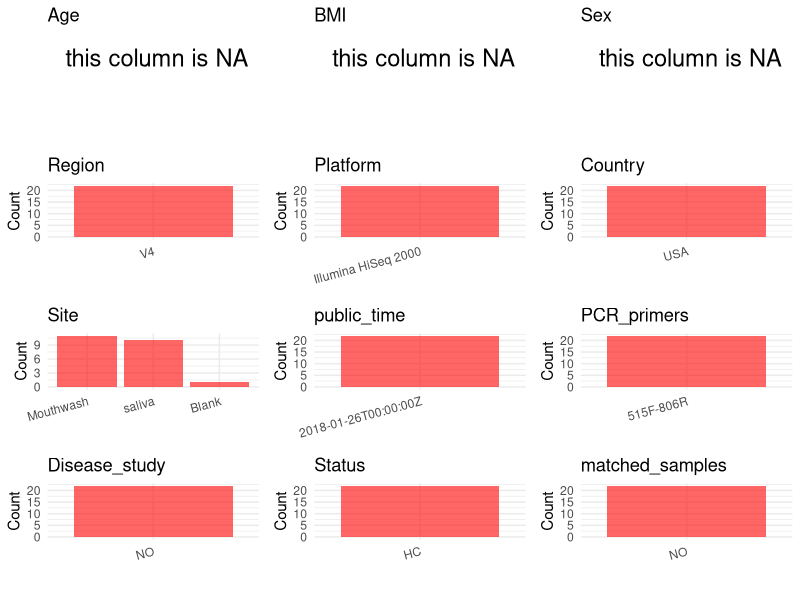

This figure's R source: (Note: this script raises an error after producing the figure.)
## ---- chunk 1
# Load necessary libraries
library(dplyr)
library(ggplot2)
library(cowplot)
library(readxl)

# Set working directory (update this path to your local directory)
setwd("/home/dongbiao/word_embedding_microbiome/all_data/oral/global-oral-microbiome/data/projects/PRJNA431300")

# Read the initial metadata files
initial_meta<-read.csv("SraRunTable.csv")

head(initial_meta)
## ---- chunk 2
# Create a uniform metadata dataframe
metadata <- data.frame(
  BioProject = initial_meta$BioProject,
  Run = initial_meta$Run,
  sample_name = initial_meta$`Sample.Name`,
  Age = NA,
  BMI = NA,
  Sex=NA,
  Region = "V4",
  Platform = initial_meta$Instrument,
  Country = "USA",
  Site = initial_meta$isolation_source,
  public_time = initial_meta$ReleaseDate,
  stringsAsFactors = FALSE
)
metadata<-unique(metadata)
## ---- chunk 3
# Add information obtained from the publication
metadata$PCR_primers <- "515F-806R"
metadata$title <- "Comparison of the oral microbiome in mouthwash and whole saliva samplese"
metadata$Disease_study <- "NO"

# Assign disease status based on sample_name patterns
metadata$Status <- "HC"
metadata$matched_samples <- "NO"
## ---- chunk 4
# Check the number of unique runs and sample names
print(paste("Number of unique runs:", length(unique(metadata$Run))))
print(paste("Number of unique sample names:", length(unique(metadata$sample_name))))
## ---- chunk 5
# Select columns for visualization
plot_data <- metadata %>%
  select(-BioProject, -Run, -sample_name, -title)

# Function to create simple plots for each column
create_simple_plots <- function(data) {
  plots <- list()
  
  for (col in colnames(data)) {
    # Check if the column is all NA
    if (all(is.na(data[[col]]))) {
      # Create an empty plot with text indicating all NA
      p <- ggplot() +
        annotate("text", x = 0.5, y = 0.5, label = "this column is NA", size = 6) +
        labs(title = col) +
        theme_void()
    } else if (is.numeric(data[[col]])) {
      # Numeric variable: histogram
      p <- ggplot(data, aes(x = .data[[col]])) +
        geom_histogram(fill = "blue", alpha = 0.6, bins = 20, na.rm = TRUE) +
        labs(title = col) +
        theme_minimal()
    } else {
      # Categorical variable: bar plot (remove NA values)
      count_data <- as.data.frame(table(data[[col]], useNA = "ifany"))
      p <- ggplot(count_data, aes(x = reorder(Var1, -Freq), y = Freq)) +
        geom_col(fill = "red", alpha = 0.6) +
        labs(title = col, x = NULL, y = "Count") +
        theme_minimal() +
        theme(axis.text.x = element_text(angle = 15, hjust = 1))
    }
    plots[[col]] <- p
  }
  
  return(plots)
}

# Generate and arrange plots
plots <- create_simple_plots(plot_data)
p<-plot_grid(plots$Age, 
          plots$BMI, 
          plots$Sex, 
          plots$Region, 
          plots$Platform, 
          plots$Country, 
          plots$Site,
          plots$public_time, 
          plots$PCR_primers,
          plots$Disease_study,
          plots$Status,
          plots$matched_samples,# add 
          ncol = 3, align = "hv", axis = "lb")
ggsave("Metadata_Summary.png", plot = p, width = 8, height = 6, dpi = 150)
## ---- chunk 6
knitr::include_graphics("Metadata_Summary.png")
## ---- chunk 7
# Reorder columns to match the desired format
metadata <- metadata[, c(
  "BioProject", "Run", "sample_name", "Age", "BMI", "Sex", 
  "Region", "Platform", "Country", "Site", "public_time", 
  "PCR_primers", "title", "Disease_study", "Status","matched_samples"
)]

# Export the uniform metadata to a CSV file
metadata<-unique(metadata)
write.csv(metadata, file = "metadata.csv", quote = FALSE)
head(metadata)
